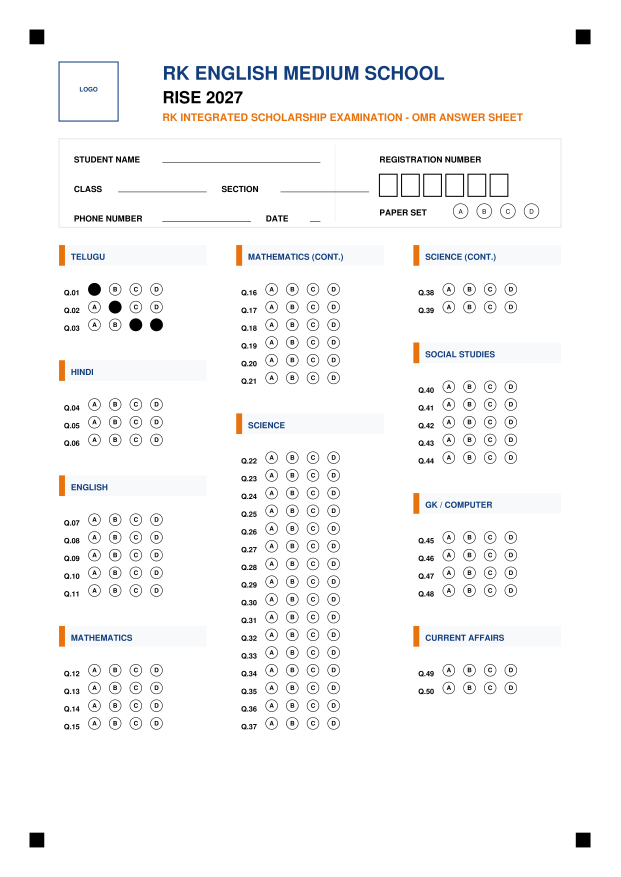
#> input picture test_marked2.png, 2481 x 3508 px (shown at 1/4 size)
$ python -i scanner_engine.py   (imports and definitions only)
#> lines starting #> are read from the running program, lines starting #| are printed output that depends on the picture; after the words box and inside, x2 and y2 are one past the last pixel; in counts of white or black regions, pixels touching at a corner belong together
### omr_layout_engine.py
import json
import math

class OMRLayoutEngine:
    def __init__(self, config_path=None, config_dict=None):
        if config_dict is not None:
            self.config = config_dict
        elif config_path is not None:
            with open(config_path, 'r') as f:
                self.config = json.load(f)
        else:
            self.config = {}

        self._calculate_layout()

    def _calculate_layout(self):
        page = self.config.get("page", {})
        self.width_mm = 210.0
        self.height_mm = 297.0

        margins = page.get("margins_mm", {})
        self.m_top = margins.get("top", 10)
        self.m_bot = margins.get("bottom", 10)
        self.m_left = margins.get("left", 10)
        self.m_right = margins.get("right", 10)

        self.layout = self.config.get("layout", {})
        self.column_gap = self.layout.get("column_gap_mm", 12)

        # Authoritative approved registration mark geometry: 4.0mm x 4.0mm
        if self.config.get("reg_marks"):
            self.reg_marks = self.config["reg_marks"]
            self.reg_mark_size = float(self.reg_marks[0].get("size_mm", 4.0))
        elif self.config.get("registration_marks"):
            self.reg_marks = self.config["registration_marks"]
            self.reg_mark_size = float(self.reg_marks[0].get("size_mm", 4.0))
        else:
            self.reg_mark_size = 4.0
            self.reg_marks = [
                {"id": "tl", "x_mm": 5.0, "y_mm": 5.0, "size_mm": 4.0, "shape": "square_filled"},
                {"id": "tr", "x_mm": self.width_mm - 5.0 - 4.0, "y_mm": 5.0, "size_mm": 4.0, "shape": "square_filled"},
                {"id": "bl", "x_mm": 5.0, "y_mm": self.height_mm - 5.0 - 4.0, "size_mm": 4.0, "shape": "square_filled"},
                {"id": "br", "x_mm": self.width_mm - 5.0 - 4.0, "y_mm": self.height_mm - 5.0 - 4.0, "size_mm": 4.0, "shape": "square_filled"}
            ]

        self.usable_width = self.width_mm - self.m_left - self.m_right - 10
        self.usable_left = self.m_left + 5

        self.header_y = 12.0
        self.header_height = 24

        self.student_info_y = self.header_y + self.header_height + 4
        self.student_info_height = 30

        self.content_start_y = self.student_info_y + self.student_info_height + 6
        self.content_max_h = self.height_mm - self.content_start_y - self.m_bot - self.reg_mark_size - 4

        self.row_spacing = self.layout.get("row_spacing_mm", 7.0)
        self.bubble_diameter = self.layout.get("bubble_diameter_mm", 4.0)
        self.bubble_spacing = self.layout.get("bubble_spacing_mm", 6.0)
        layout_config = self.config.get("layout", {})

        self.section_header_height = layout_config.get("section_header_height", 8.0)
        self.section_header_bottom_gap = layout_config.get("section_header_bottom_gap", 5.0)
        self.section_bottom_margin = layout_config.get("section_bottom_margin", 8.0)

        # Resolve class-specific sections dynamically if classesConfig exists
        class_key = str(self.config.get("class_id") or self.config.get("class") or "").replace("class_", "")
        classes_config = self.config.get("classesConfig", {})
        if class_key and class_key in classes_config:
            sections = classes_config[class_key].get("sections", self.config.get("sections", []))
        else:
            sections = self.config.get("sections", [])

        section_heights = []
        for s in sections:
            q_count = s.get("question_count", 0)
            h = self.section_header_height + self.section_header_bottom_gap + (q_count * self.row_spacing) + self.section_bottom_margin
            section_heights.append(h)

        # Evaluate a continuous flow layout for K=3
        self.columns = 3
        self.col_width = (self.usable_width - (self.columns - 1) * self.column_gap) / self.columns
        header_overhead = self.section_header_height + self.section_header_bottom_gap + self.section_bottom_margin

        def simulate(target_h):
            coords = {}
            current_col = 0
            current_y = 0

            for s in sections:
                q_rem = s.get("question_count", 0)
                if q_rem == 0: continue

                start_q = s.get("question_numbering", {}).get("start", 1)
                opt_count = s.get("option_count", 4)

                first_part = True
                curr_q = start_q

                while q_rem > 0:
                    if current_y + header_overhead >= target_h and current_col < self.columns - 1:
                        current_col += 1
                        current_y = 0
                        first_part = False

                    available_h = target_h - current_y - header_overhead
                    if available_h < self.row_spacing:
                        if current_col < self.columns - 1:
                            current_col += 1
                            current_y = 0
                            first_part = False
                            continue
                        else:
                            return None # Overflowed last column

                    max_q = int(available_h // self.row_spacing)
                    take_q = min(q_rem, max_q)

                    cx = self.usable_left + current_col * (self.col_width + self.column_gap)
                    cy = self.content_start_y + current_y
                    cy += self.section_header_height + self.section_header_bottom_gap

                    for i in range(take_q):
                        qx = cx
                        qy = cy

                        bubbles = []
                        bx_start = qx + 10
                        for opt_idx in range(opt_count):
                            bx = bx_start + opt_idx * self.bubble_spacing
                            bubbles.append((bx + self.bubble_diameter/2, qy + self.bubble_diameter/2, self.bubble_diameter/2))

                        coords[curr_q] = {
                            "q_x": qx,
                            "q_y": qy,
                            "section": s["section_id"],
                            "bubbles": bubbles
                        }

                        cy += self.row_spacing
                        curr_q += 1

                    current_y += header_overhead + take_q * self.row_spacing
                    q_rem -= take_q
                    first_part = False

            return coords

        low = 50.0
        high = self.content_max_h
        best_coords = None

        for _ in range(50):
            mid = (low + high) / 2
            res = simulate(mid)
            if res:
                best_coords = res
                high = mid
            else:
                low = mid

        if best_coords is None:
            best_coords = simulate(self.content_max_h)

        self.question_coordinates = best_coords if best_coords else {}
        self.sections = sections

### scanner_engine.py
import cv2
import numpy as np
import json
import os
import pymupdf # PyMuPDF
from omr_layout_engine import OMRLayoutEngine

class ScannerEngine:
    def __init__(self, config_path=None, config_dict=None):
        self.engine = OMRLayoutEngine(config_path=config_path, config_dict=config_dict)
        self.config = self.engine.config
        # Target canonical A4 at 300 DPI -> 2480 x 3508 pixels
        self.dpi = self.config.get("scanner_params", {}).get("dpi", 300)
        self.A4_W_PX = int(210 * self.dpi / 25.4)
        self.A4_H_PX = int(297 * self.dpi / 25.4)

    def _mm_to_px(self, mm_val):
        return int(mm_val * self.dpi / 25.4)

    # [23 lines left out: function load_image, not called in this run]

    def detect_registration_marks(self, gray_img):
        """
        Uses contour detection to find the exact 4 registration marks.
        Filters by size, then selects the ones closest to the 4 corners of the image.
        """
        _, thresh = cv2.threshold(gray_img, 150, 255, cv2.THRESH_BINARY_INV)
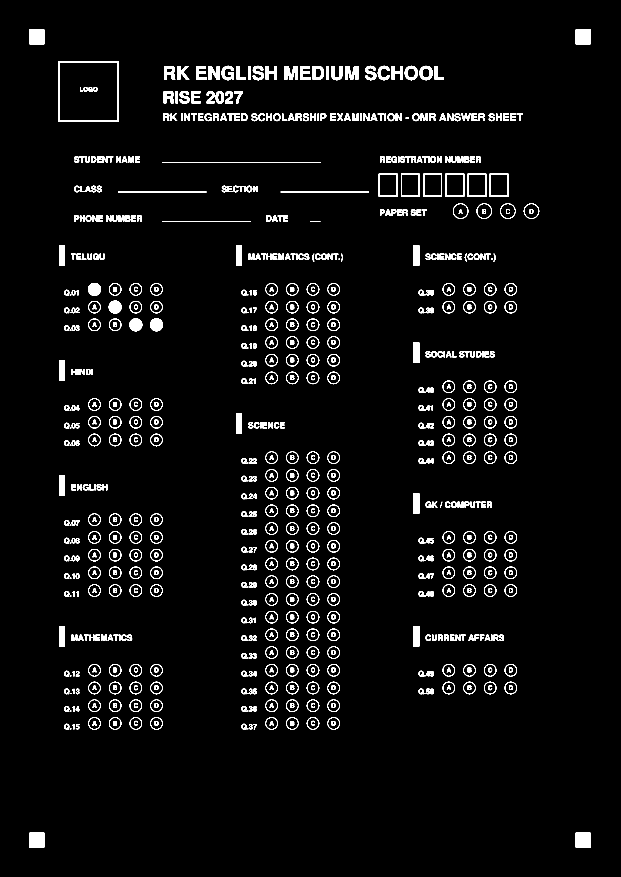
#> thresh: shape (3508, 2481) (shown at 1/4 size); 3.3% white; 882 white regions (22 under 20 px)
        contours, _ = cv2.findContours(thresh, cv2.RETR_EXTERNAL, cv2.CHAIN_APPROX_SIMPLE)
#> contours = 678 contours, 52 with area under 20; largest, box (x1, y1, x2, y2) and area: (234, 246, 474, 486) 57121, (1958, 695, 2034, 788) 6899, (1781, 695, 1857, 788) 6899, (1515, 695, 1591, 788) 6899, (1870, 695, 1945, 788) 6808

        target_size_px = self._mm_to_px(self.engine.reg_mark_size)
        area_expected = target_size_px * target_size_px

        marks = []
        for c in contours:
            area = cv2.contourArea(c)
            if area_expected * 0.4 < area < area_expected * 2.0:
                x, y, w, h = cv2.boundingRect(c)
                if 0.75 < w/h < 1.25:
                    cx = x + w//2
                    cy = y + h//2
                    marks.append((cx, cy))
#> this loop made 678 passes
#> (c, area, x, y, w, h, cx, cy) on passes 1 to 2: ([[2303, 3331], [2303, 3389], [2361, 3389], [2361, 3331]], 3364, 2303, 3331, 59, 59, 2332, 3360), ([[118, 3331], [118, 3389], [176, 3389], [176, 3331]], 3364, 118, 3331, 59, 59, 147, 3360)
#> (area, x, y, w, h, cx, cy) on passes 11 to 16: (1847, 1310, 2869, 49, 49, 1334, 2893), (1859, 1227, 2869, 50, 49, 1252, 2893), (1848.5, 1144, 2869, 50, 49, 1169, 2893), (1849, 1062, 2869, 49, 49, 1086, 2893), (1860, 601, 2869, 50, 49, 626, 2893), (1846.5, 519, 2869, 49, 49, 543, 2893)
#> after the loop, marks = 226 pairs, first value 147 to 2332, second value 147 to 3360

        if len(marks) >= 4:
            # Find the closest mark to each of the 4 corners
            h, w = gray_img.shape
#> h = 3508; w = 2481
            corners = [
                (0, 0),         # TL
                (w, 0),         # TR
                (w, h),         # BR
                (0, h)          # BL
            ]

            final_marks = []
            for corner_x, corner_y in corners:
                # Find the mark with the minimum euclidean distance to the corner
                best_mark = min(marks, key=lambda p: (p[0]-corner_x)**2 + (p[1]-corner_y)**2)
                final_marks.append(best_mark)
#> this loop made 4 passes
#> best_mark on passes 1 to 4: (147, 147), (2332, 147), (2332, 3360), (147, 3360)
#> after the loop, final_marks = [(147, 147), (2332, 147), (2332, 3360), (147, 3360)]

            return final_marks
        else:
            marks_conf = {m['id']: m for m in self.engine.reg_marks}
            return [
                (self._mm_to_px(float(marks_conf['tl']['x_mm']) + float(marks_conf['tl']['size_mm'])/2.0),
                 self._mm_to_px(float(marks_conf['tl']['y_mm']) + float(marks_conf['tl']['size_mm'])/2.0)),
                (self._mm_to_px(float(marks_conf['tr']['x_mm']) + float(marks_conf['tr']['size_mm'])/2.0),
                 self._mm_to_px(float(marks_conf['tr']['y_mm']) + float(marks_conf['tr']['size_mm'])/2.0)),
                (self._mm_to_px(float(marks_conf['br']['x_mm']) + float(marks_conf['br']['size_mm'])/2.0),
                 self._mm_to_px(float(marks_conf['br']['y_mm']) + float(marks_conf['br']['size_mm'])/2.0)),
                (self._mm_to_px(float(marks_conf['bl']['x_mm']) + float(marks_conf['bl']['size_mm'])/2.0),
                 self._mm_to_px(float(marks_conf['bl']['y_mm']) + float(marks_conf['bl']['size_mm'])/2.0))
            ]

    # [80 lines left out: functions warp_canonical, extract_answers, not called in this run]

# [8 lines not run here, left out]

>>> import cv2
>>> picture = cv2.imread('test_marked2.png', cv2.IMREAD_GRAYSCALE)
>>> result = ScannerEngine().detect_registration_marks(picture)
#> result has the same summary as final_marks in detect_registration_marks
